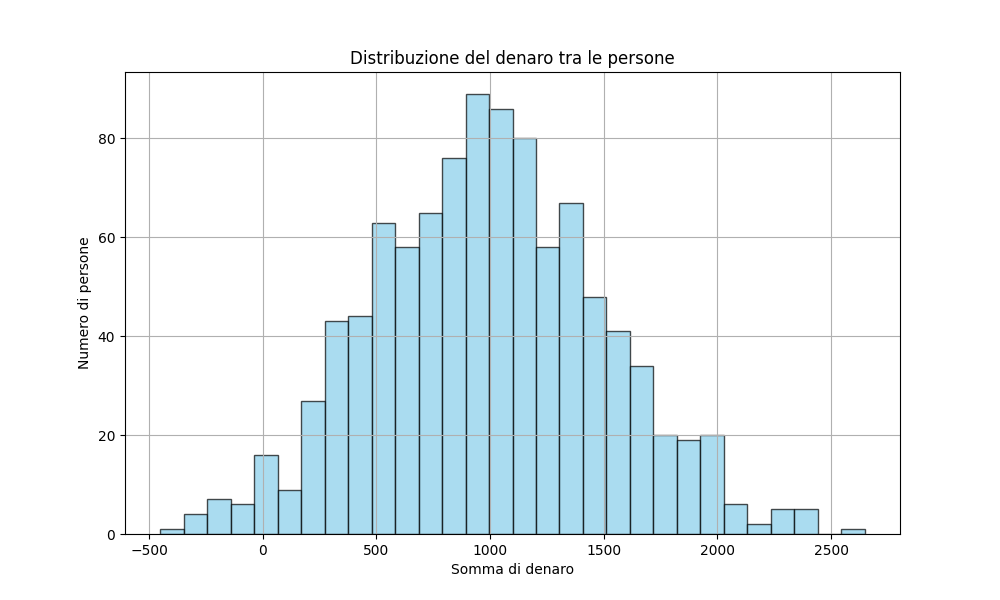

The Python source for this figure:
import numpy as np
import matplotlib.pyplot as plt

# Funzione per calcolare il Gini index
def gini_index(data):
    n = len(data)
    data = np.sort(data)
    coef = 2 / n
    indexes = np.arange(1, n + 1)
    weighted_sum = (indexes * data).sum()
    total = data.sum()
    return coef * weighted_sum / total - (n + 1) / n

# Numero di persone nel gruppo
num_people = 1000

# Simulazione della distribuzione del denaro tra le persone (distribuzione normale)
mean_money = 1000  # Media del denaro
std_money = 500  # Deviazione standard del denaro
money_distribution = np.random.normal(mean_money, std_money, num_people)

# Calcolo del Gini index per la distribuzione del denaro
gini_value = gini_index(money_distribution)

# Plot della distribuzione del denaro
plt.figure(figsize=(10, 6))
plt.hist(money_distribution, bins=30, color='skyblue', edgecolor='black', alpha=0.7)
plt.xlabel('Somma di denaro')
plt.ylabel('Numero di persone')
plt.title('Distribuzione del denaro tra le persone')
plt.grid(True)
plt.show()

# Output del Gini index
print(f"Gini Index per la distribuzione del denaro: {gini_value}")

'''
Se molte persone nel gruppo hanno somme di denaro intorno a 1000 (la media), allora il Gini index potrebbe essere più basso, indicando una distribuzione più equa del denaro. Tuttavia, se ci sono differenze significative nelle somme di denaro tra le persone, il Gini index sarà più alto, indicando una distribuzione più diseguale del denaro.

In generale, all'aumentare del numero di persone nel gruppo, diventa più importante considerare la distribuzione del denaro tra di loro e come questa distribuzione influenzi l'equità complessiva della situazione finanziaria. Il Gini index fornisce uno strumento utile per quantificare questa equità o diseguaglianza nella distribuzione del denaro.
'''
